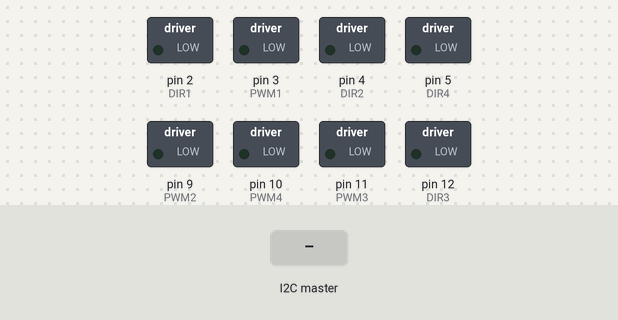
Recording of a sketch running on a simulated Arduino Uno, built with avr-gcc and run on an emulated ATmega328P. Parts: switched loads named in the sketch (green lamp = pin HIGH). Inputs (shaded band) come from the test bench.

Above: at 1.2 s.
1.3 s: the I2C master sends the byte 1
At 2.1 s:
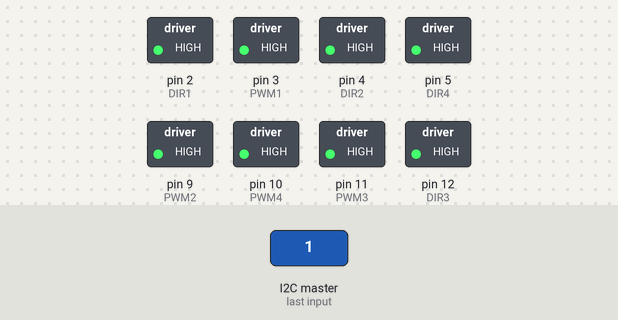
At 3.5 s:
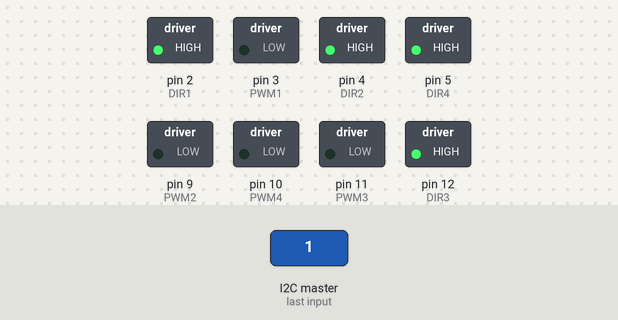
3.8 s: the I2C master sends the byte 2
At 4.6 s:
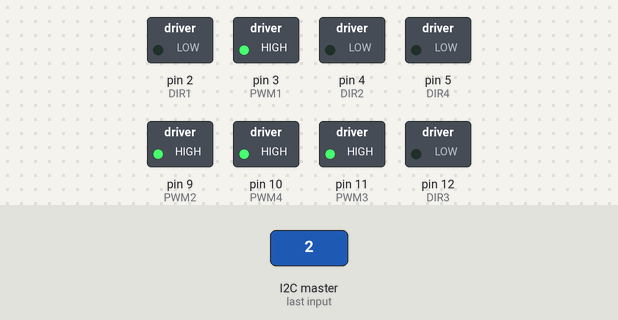
Timing chart, 0 to 6.8 s (numbered marks = the images above; inputs shaded):
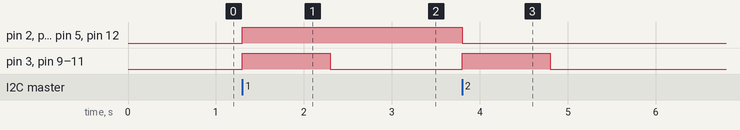

The sketch:

arm.ino
```cpp
#include<Wire.h>
#include"G2Motor.h"

const int I2C_ADDRESS = 1;

G2Motor Motor12;

byte mode1, mode2, mode3, mode4, pwm1, pwm2, pwm3, pwm4;
unsigned int long last = 0;
unsigned int long time = 0;

const int CEASETIME_MS = 1000;
unsigned long CeaseCounter;
bool flag;

void setup() {
  Wire.begin(I2C_ADDRESS);
  Wire.onReceive(ReceiveEvent);
  Serial.begin(115200);
  //Motor12.SetPWMFrequency();
}

void loop() {

  if (flag == 0) {
    if ((millis() - CeaseCounter) > CEASETIME_MS)
      pwm1 = pwm2 = pwm3 = pwm4 = 0;
  }
  else {
    CeaseCounter = millis();
    flag = false;
  }

  Motor12.Run(1, mode1, pwm1);
  Motor12.Run(2, mode2, pwm2);
  Motor12.Run(3, mode3, pwm3);
  Motor12.Run(4, mode4, pwm4);

}

void ReceiveEvent(int hoge) {
  while (Wire.available()) {

    flag = true;

    mode1 = Wire.read();
    pwm1 = Wire.read();
    mode2 = Wire.read();
    pwm2 = Wire.read();
    mode3 = Wire.read();
    pwm3 = Wire.read();
    mode4 = Wire.read();
    pwm4 = Wire.read();
  }
}

void show() {
  Serial.print(mode1); Serial.print("   ");
  Serial.print(mode2); Serial.print("   ");
  Serial.print(mode3); Serial.print("   ");
  Serial.print(mode4); Serial.print("   ");
  Serial.print(pwm1); Serial.print("   ");
  Serial.print(pwm2); Serial.print("   ");
  Serial.print(pwm3); Serial.print("   ");
  Serial.println(pwm4);
}
```

G2Motor.h
```cpp
#pragma once

const int DIR1 = 2;
const int DIR2 = 4;
const int DIR3 = 12;
const int DIR4 = 5;

const int PWM1 = 3;
const int PWM2 = 9;
const int PWM3 = 11;
const int PWM4 = 10;

class G2Motor {
  public:

    G2Motor() {
      pinMode(DIR1, OUTPUT);
      pinMode(DIR2, OUTPUT);
      pinMode(DIR3, OUTPUT);
      pinMode(DIR4, OUTPUT);

      pinMode(PWM1, OUTPUT);
      pinMode(PWM2, OUTPUT);
      pinMode(PWM3, OUTPUT);
      pinMode(PWM4, OUTPUT);
    }

    void Run(byte port, byte mode, byte PWM) {
      switch (port) {
        case 1:
          switch (mode) {
            case 0:
            case 3:
              digitalWrite(DIR1, LOW);
              analogWrite(PWM1, 0);
              break;
            case 1:
              digitalWrite(DIR1, HIGH);
              analogWrite(PWM1, PWM);
              break;
            case 2:
              digitalWrite(DIR1, LOW);
              analogWrite(PWM1, PWM);
              break;
          }
        case 2:
          switch (mode) {
            case 0:
            case 3:
              digitalWrite(DIR2, LOW);
              analogWrite(PWM2, 0);
              break;
            case 1:
              digitalWrite(DIR2, HIGH);
              analogWrite(PWM2, PWM);
              break;
            case 2:
              digitalWrite(DIR2, LOW);
              analogWrite(PWM2, PWM);
              break;
          }
        case 3:
          switch (mode) {
            case 0:
            case 3:
              digitalWrite(DIR3, LOW);
              analogWrite(PWM3, 0);
              break;
            case 1:
              digitalWrite(DIR3, HIGH);
              analogWrite(PWM3, PWM);
              break;
            case 2:
              digitalWrite(DIR3, LOW);
              analogWrite(PWM3, PWM);
              break;
          }
        case 4:
          switch (mode) {
            case 0:
            case 3:
              digitalWrite(DIR4, LOW);
              analogWrite(PWM4, 0);
              break;
            case 1:
              digitalWrite(DIR4, HIGH);
              analogWrite(PWM4, PWM);
              break;
            case 2:
              digitalWrite(DIR4, LOW);
              analogWrite(PWM4, PWM);
              break;
          }
      }
    }
     void SetPWMFrequency() {
      TCCR1B = (TCCR1B & 0b11111000) | 0x02;
      TCCR2B = (TCCR2B & 0b11111000) | 0x02;
    }


};
```

Measured:
- after the input at 1.3 s, pin 2 (DIR1), pin 4 (DIR2), pin 5 (DIR4), pin 12 (DIR3): LOW → HIGH at once; pin 3 (PWM1), pin 9 (PWM2), pin 10 (PWM4), pin 11 (PWM3): LOW → HIGH at once, → LOW 1.0 s later
- after the input at 3.8 s, pin 2 (DIR1), pin 4 (DIR2), pin 5 (DIR4), pin 12 (DIR3): HIGH → LOW at once; pin 3 (PWM1), pin 9 (PWM2), pin 10 (PWM4), pin 11 (PWM3): LOW → HIGH at once, → LOW 1.0 s later
